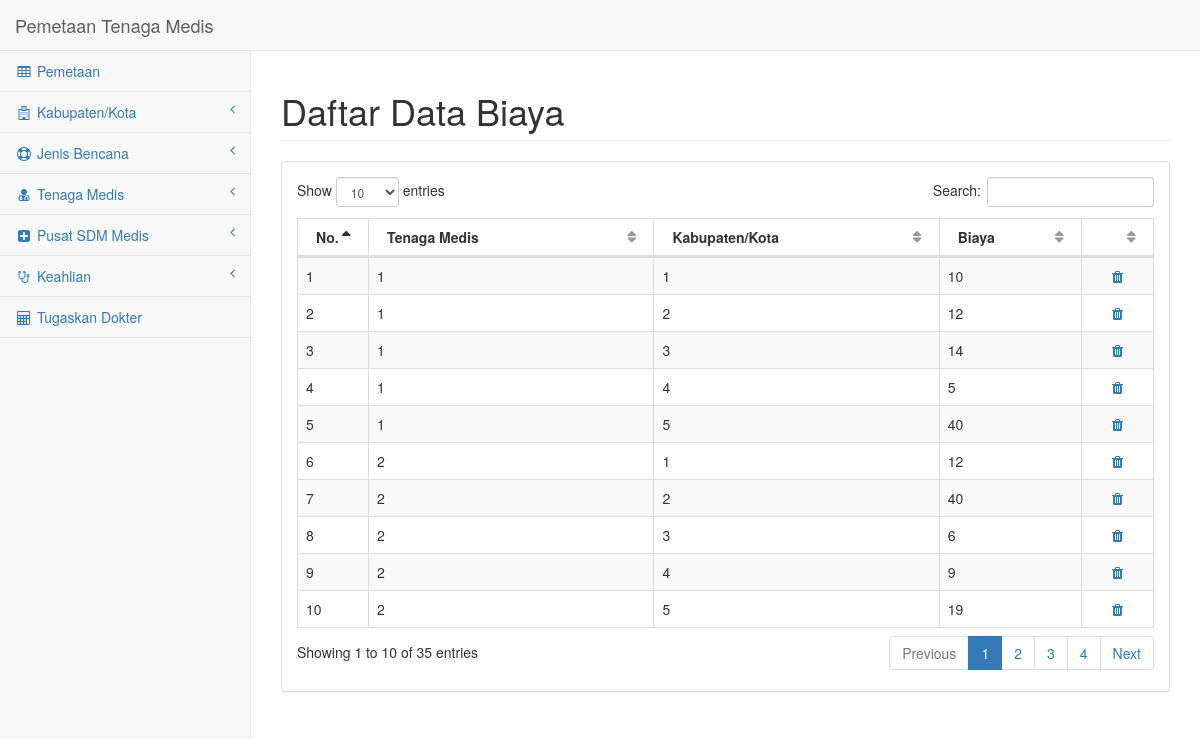
/index.php/main/daftar_data_biaya, run on an earlier commit of the app's database.
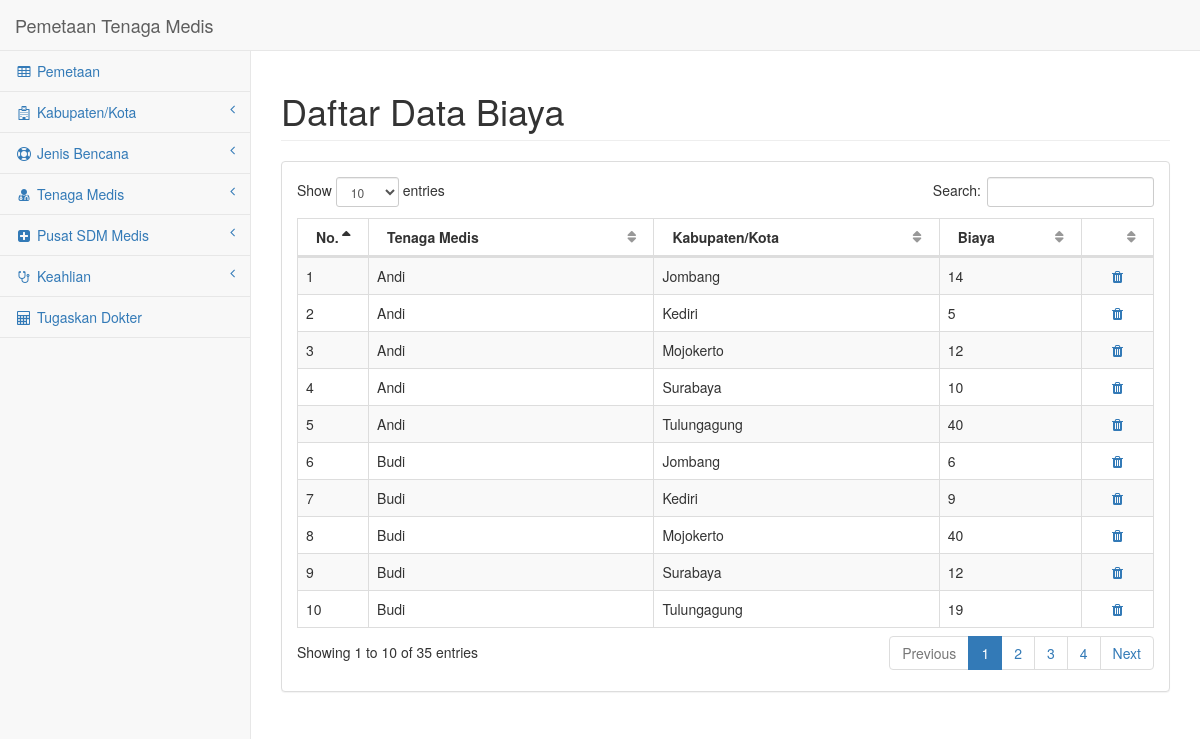
And on a later commit of the database.
### tables this page shows
CREATE TABLE IF NOT EXISTS `biaya` (
  `id_biaya` int(10) NOT NULL,
  `id_tenaga_medis` int(10) NOT NULL,
  `id_kota` int(10) NOT NULL,
  `biaya` int(11) NOT NULL
);

CREATE TABLE IF NOT EXISTS `tenaga_medis` (
  `id_tenaga_medis` int(10) NOT NULL,
  `id_kota` int(10) DEFAULT NULL,
  `id_psm` int(10) DEFAULT NULL,
  `nama_tenaga_medis` varchar(50) NOT NULL
);

CREATE TABLE IF NOT EXISTS `kab_kota` (
  `id_kota` int(10) NOT NULL,
  `nama_kota` varchar(20) NOT NULL
);

### application/controllers/Main.php (called while the page is built, shortened)
<?php
class Main extends CI_Controller
{
	public function daftar_data_biaya()
	{
		$this->load->model('biaya_model');
		$data['biaya'] = $this->biaya_model->get();
		$this->load->view('master/header');
		$this->load->view('tenaga_medis/daftar_biaya', $data);
		$this->load->view('master/footer');
	}
}

### index.php (called while the page is built, shortened)
<?php
require_once BASEPATH.'core/CodeIgniter.php';

### application/models/Biaya_model.php (called while the page is built, shortened)
<?php
class Biaya_model extends CI_Model
{
	public function get()
	{
		$this->db->select('biaya.id_biaya, tenaga_medis.nama_tenaga_medis, kab_kota.nama_kota, biaya.biaya');
		$this->db->from('biaya, tenaga_medis, kab_kota');
		$this->db->where('biaya.id_tenaga_medis = tenaga_medis.id_tenaga_medis and biaya.id_kota = kab_kota.id_kota');
		$this->db->order_by('tenaga_medis.nama_tenaga_medis, kab_kota.nama_kota', 'asc');
		$query = $this->db->get();
		return $query->result();
	}
}

### application/views/tenaga_medis/daftar_biaya.php (the view)
<div id="page-wrapper">
    <div class="row">
        <div class="col-lg-12">
            <h1 class="page-header">Daftar Data Biaya</h1>
        </div>
    </div>
    <div class="row">
        <div class="col-lg-12">
            <div class="panel panel-default">
                <div class="panel-body">
                    <div class="dataTable_wrapper">
                        <table class="table table-striped table-bordered table-hover" id="dataTables-example">
                            <thead>
                                <tr>
                                    <th class="col-sm-1">No.</th>
                                    <th class="col-sm-4">Tenaga Medis</th>
                                    <th class="col-sm-4">Kabupaten/Kota</th>
                                    <th class="col-sm-2">Biaya</th>
                                    <th class="col-sm-1"></th>
                                </tr>
                            </thead>
                            <tbody>
                            <?php
                                $i = 1;
                                foreach($biaya as $row)
                                {
                                    echo '<tr>';
                                        echo '<td>'.$i.'</td>';
                                        echo '<td>'.$row->nama_tenaga_medis.'</td>';
                                        echo '<td>'.$row->nama_kota.'</td>';
                                        echo '<td>'.$row->biaya.'</td>';
                                        echo '<td class="text-center">
                                            <a href="#" class="modal-anchor" data-toggle="modal" data-target="#pageModal" data-key="'.$row->id_biaya.'" data-task="delete_data_biaya" title="Hapus Data">
                                                <i class="fa fa-trash"></i>
                                            </a>
                                        </td>';
                                    echo '</tr>';
                                    $i = $i + 1;
                                }
                            ?>
                            </tbody>
                        </table>
                    </div>
                </div>
            </div>
        </div>
    </div>
</div>

What changed in the data, as far as the page shows it:
changed through a linked row, biaya (number 1 of 10 on the later page): id_tenaga_medis.nama_tenaga_medis "1" → "Andi"; id_kota.nama_kota "3" → "Jombang"
changed through a linked row, biaya (number 2 of 10 on the later page): id_tenaga_medis.nama_tenaga_medis "1" → "Andi"; id_kota.nama_kota "4" → "Kediri"
changed through a linked row, biaya (number 3 of 10 on the later page): id_tenaga_medis.nama_tenaga_medis "1" → "Andi"; id_kota.nama_kota "2" → "Mojokerto"; moves down the list
changed through a linked row, biaya (number 4 of 10 on the later page): id_tenaga_medis.nama_tenaga_medis "1" → "Andi"; id_kota.nama_kota "1" → "Surabaya"; moves down the list
changed through a linked row, biaya (number 5 of 10 on the later page): id_tenaga_medis.nama_tenaga_medis "1" → "Andi"; id_kota.nama_kota "5" → "Tulungagung"
changed through a linked row, biaya (number 6 of 10 on the later page): id_tenaga_medis.nama_tenaga_medis "2" → "Budi"; id_kota.nama_kota "3" → "Jombang"
changed through a linked row, biaya (number 7 of 10 on the later page): id_tenaga_medis.nama_tenaga_medis "2" → "Budi"; id_kota.nama_kota "4" → "Kediri"
changed through a linked row, biaya (number 8 of 10 on the later page): id_tenaga_medis.nama_tenaga_medis "2" → "Budi"; id_kota.nama_kota "2" → "Mojokerto"; moves down the list
changed through a linked row, biaya (number 9 of 10 on the later page): id_tenaga_medis.nama_tenaga_medis "2" → "Budi"; id_kota.nama_kota "1" → "Surabaya"; moves down the list
changed through a linked row, biaya (number 10 of 10 on the later page): id_tenaga_medis.nama_tenaga_medis "2" → "Budi"; id_kota.nama_kota "5" → "Tulungagung"
